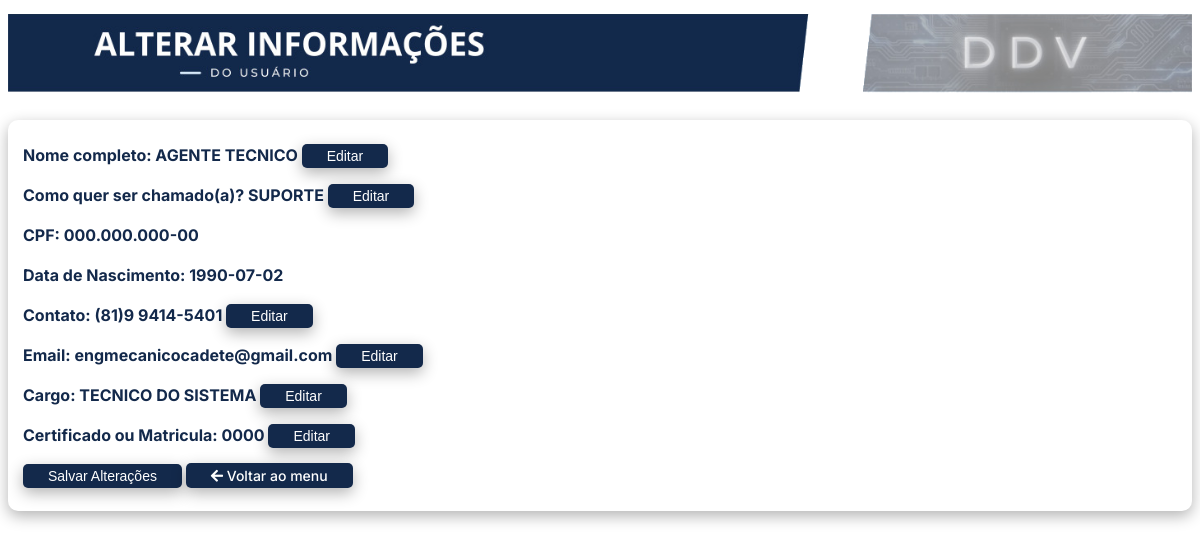
/views/geral/conta.php (signed in), run on an earlier commit of the app's database.
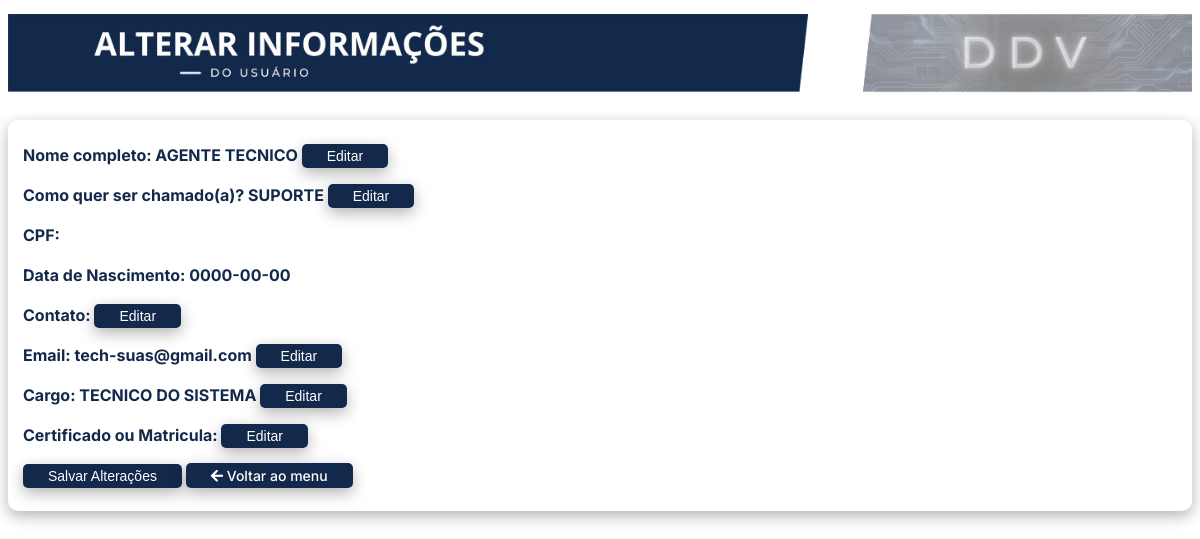
And on a later commit of the database.
### tables this page shows
CREATE TABLE IF NOT EXISTS `usuarios` (
  `id` int NOT NULL AUTO_INCREMENT,
  `nome` varchar(55) NOT NULL,
  `apelido` varchar(20) NOT NULL,
  `usuario` varchar(30) NOT NULL,
  `senha` varchar(255) NOT NULL,
  `nivel` varchar(55) NOT NULL,
  `cpf` varchar(15) NOT NULL,
  `setor` varchar(70) NOT NULL,
  `funcao` int NOT NULL,
  `dt_nasc` date NOT NULL,
  `telefone` varchar(16) NOT NULL,
  `email` varchar(30) NOT NULL,
  `cargo` varchar(60) NOT NULL,
  `id_cargo` varchar(15) NOT NULL,
  `acesso` varchar(10) NOT NULL,
  `data_registro` datetime NOT NULL,
  PRIMARY KEY (`id`),
  UNIQUE KEY `usuario` (`usuario`)
);

### config/dados_operador.php (called while the page is built, shortened)
<?php
include_once $_SERVER['DOCUMENT_ROOT'] . '/TechSUAS/config/conexao.php';
    $user_name = $_SESSION['user_usuario'];
$sql = $pdo->prepare("SELECT * FROM usuarios WHERE usuario = :user_usuario");
$sql->execute(array(':user_usuario' => $user_name));
if ($sql->rowCount() > 0) {
    $dados = $sql->fetch(PDO::FETCH_ASSOC);
    $nome = $dados['nome'];
    $apelido = $dados['apelido'];
    $cpf = $dados['cpf'];
    $dtNasc = $dados['dt_nasc'];
    $telefone = $dados['telefone'];
    $email = $dados['email'];
    $cargo = $dados['cargo'];
    $idcargo = $dados['id_cargo'];
}
?>

### views/geral/conta.php (the view, shortened to what this page needs)
<?php
include_once $_SERVER['DOCUMENT_ROOT'] . '/TechSUAS/config/sessao.php';
include_once $_SERVER['DOCUMENT_ROOT'] . '/TechSUAS/config/dados_operador.php';
?>
<!DOCTYPE html>
<html lang="pt-br">
<head>
    <link rel="stylesheet" href="/TechSUAS/css/suporte/style-alt-user.css">
    <link rel="stylesheet" href="https://cdnjs.cloudflare.com/ajax/libs/font-awesome/5.15.3/css/all.min.css">
</head>
<body>
    <div class="img">
        <h1 class="titulo-com-imagem">
        <img src="/TechSUAS/img/geral/h1-alt-user.svg" alt="Titulocomimagem">
        </h1>
    </div>
<div class="tudo">
    <form method="post" action="/TechSUAS/controller/cadunico/salva_alteracao.php">
        <div id="nomeVisual">
            Nome completo: <?php echo $nome; ?>
            <button type="button" onclick="iniciarEdicao('nome')">Editar</button> <br>
        </div>
        <div id="apelidoVisual">
            Como quer ser chamado(a)? <?php echo $apelido; ?>
            <button type="button" onclick="iniciarEdicao('apelido')">Editar</button> <br>
        </div>
<?php echo "CPF: " . $cpf . "<br>";
echo "Data de Nascimento: " . $dtNasc . "<br>"; ?>
        <div id="teleVisual">
            Contato: <?php echo $telefone; ?>
            <button type="button" onclick="iniciarEdicao('tele')">Editar</button><br>
        </div>
        <div id="emailVisual">
            Email: <?php echo $email; ?>
            <button type="button" onclick="iniciarEdicao('email')">Editar</button><br>
        </div>
        <div id="cargoVisual">
            Cargo: <?php echo $cargo; ?>
            <button type="button" onclick="iniciarEdicao('cargo')">Editar</button><br>
        </div>
        <div id="idcargoVisual">
            Certificado ou Matricula: <?php echo $idcargo; ?>
            <button type="button" onclick="iniciarEdicao('idcargo')">Editar</button><br>
        </div>
        <button type="submit">Salvar Alterações</button>
        <a href="/TechSUAS/config/back.php">
        <i class="fas fa-arrow-left"></i> Voltar ao menu
        </a>
    </form>
</div>
</body>
</html>

### css/suporte/style-alt-user.css (style rules this page uses)
* { margin-top: 0px; }
body { background-image: url(/TechSUAS/img/cadunico/background_cad.svg); background-size: cover; background-repeat: no-repeat; background-attachment: fixed; overflow: hidden; font-family: "Inter", sans-serif; height: auto; font-weight: bold; }
img { display: flex; width: 100%; max-height: 120px }
.tudo { display: flex; flex-direction: column; align-items: flex-start; justify-content: flex-start; background-color: #ffffff; padding: 15px; border-radius: 10px; line-height: 40px; color: #13294b; box-shadow: 0px 5px 15px rgba(0, 0, 0, 0.3); }
button { font-size: 14px; border-radius: 5px; padding: 4px 25px; border: none; font-weight: 500; background-color: #13294b; color: white; cursor: pointer; box-shadow: 0px 5px 15px rgba(0, 0, 0, 0.3); }
a { text-decoration: none; font-size: 14px; border-radius: 5px; padding: 4px 25px; border: none; font-weight: 500; background-color: #13294b; color: white; cursor: pointer; box-shadow: 0px 5px 15px rgba(0, 0, 0, 0.3); }

What changed in the data, as far as the page shows it:
changed usuarios "AGENTE TECNICO": dt_nasc "1990-07-02" → "0000-00-00"; email "engmecanicocadete@gmail.com" → "tech-suas@gmail.com"; cpf "000.000.000-00" → (not shown); telefone "(81)9 9414-5401" → (not shown); id_cargo "0000" → (not shown)
